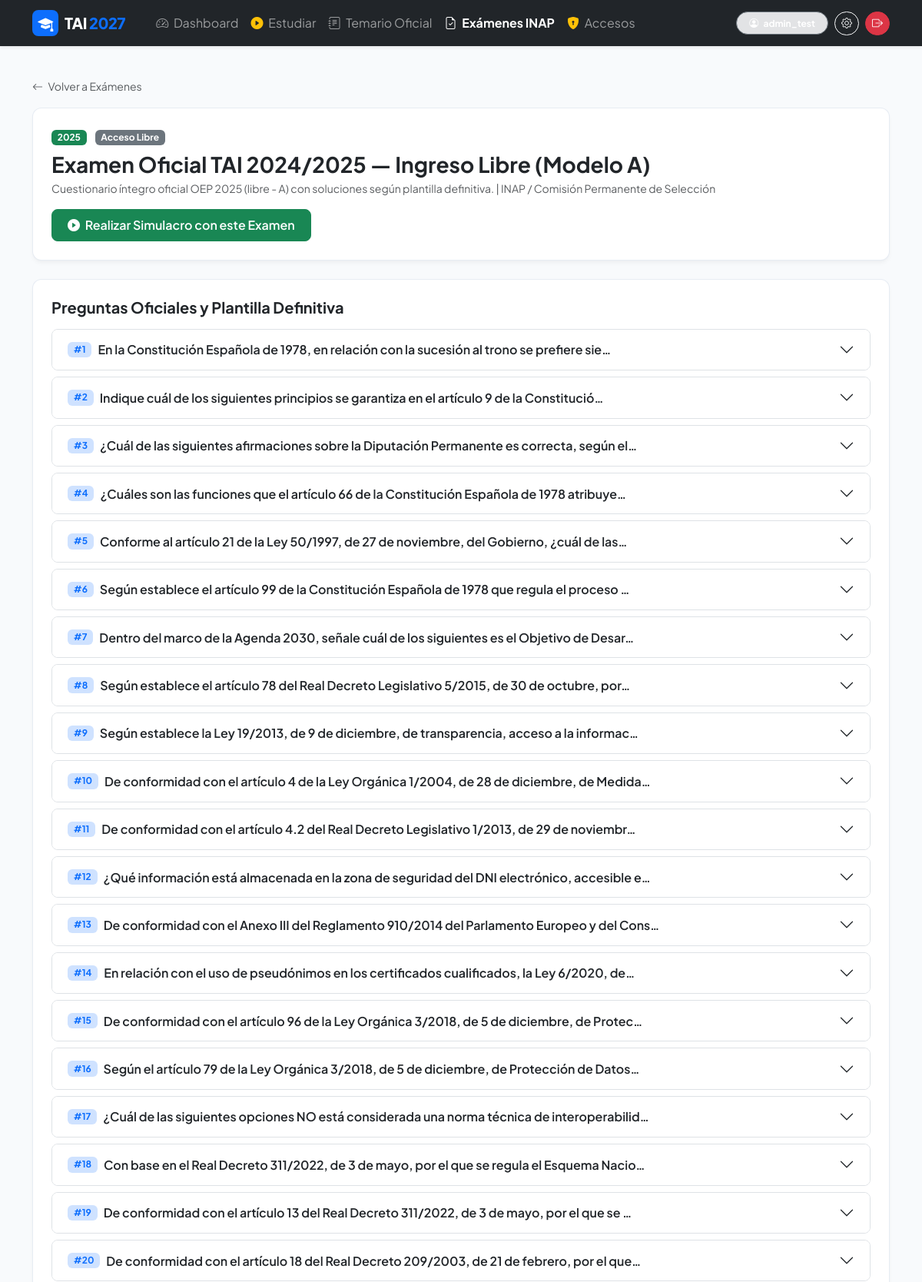
Screenshot of /examenes/24/ (signed in, upper part) with the database file from the repository.
### examenes/models.py (models this page shows, shortened)
class Examen(models.Model):
    CONVOCATORIA_CHOICES = [
        ('libre', 'Acceso Libre'),
        ('promocion', 'Promoción Interna'),
        ('estabilizacion', 'Estabilización'),
        ('extraordinaria', 'Convocatoria Extraordinaria'),
    ]
    MODELO_CHOICES = [
        ('A', 'Modelo A'),
        ('B', 'Modelo B'),
        ('U', 'Modelo Único'),
    ]
    año = models.PositiveIntegerField(help_text="Año de la convocatoria oficial (ej: 2024, 2023...)")
    convocatoria = models.CharField(max_length=50, choices=CONVOCATORIA_CHOICES, default='libre')
    modelo = models.CharField(max_length=10, choices=MODELO_CHOICES, default='A', help_text="Variante de examen (Modelo A / Modelo B)")
    tipo = models.CharField(max_length=100, default='Primer Ejercicio TAI (Cuestionario 100 preguntas)')
    organismo = models.CharField(max_length=100, default='INAP / Comisión Permanente de Selección')
    url_oficial = models.URLField(blank=True, help_text="Enlace a la web oficial del INAP donde se publicó")
    url_plantilla = models.URLField(blank=True, help_text="Enlace a la plantilla correctora definitiva oficial")
    descripcion = models.CharField(max_length=255, blank=True)
    class Meta:
        verbose_name = "Examen Oficial"
        verbose_name_plural = "Exámenes Oficiales"
        ordering = ['-año', 'convocatoria', 'modelo']

class PreguntaExamen(models.Model):
    OPCION_CHOICES = [
        ('A', 'A'),
        ('B', 'B'),
        ('C', 'C'),
        ('D', 'D'),
    ]
    examen = models.ForeignKey(Examen, on_delete=models.CASCADE, related_name='preguntas')
    numero = models.PositiveIntegerField(help_text="Número de orden en el examen original (ej: 1 a 100)")
    pregunta = models.TextField(help_text="Texto completo del enunciado oficial")
    opcion_a = models.TextField(help_text="Opción A")
    opcion_b = models.TextField(help_text="Opción B")
    opcion_c = models.TextField(help_text="Opción C")
    opcion_d = models.TextField(help_text="Opción D")
    opcion_correcta = models.CharField(max_length=1, choices=OPCION_CHOICES, help_text="Respuesta según plantilla oficial definitiva")
    tema = models.ForeignKey('temario.Tema', on_delete=models.SET_NULL, null=True, blank=True, related_name='preguntas_examen')
    explicacion_oficial = models.TextField(blank=True, help_text="Justificación normativa o técnica con artículo/guía aplicable")
    anulada = models.BooleanField(default=False, help_text="Marcar si fue anulada por la Comisión del INAP")
    class Meta:
        verbose_name = "Pregunta de Examen"
        verbose_name_plural = "Preguntas de Examen"
        ordering = ['examen__año', 'examen__modelo', 'numero']
        unique_together = ('examen', 'numero')

### examenes/views.py (the view)
# urls.py: path('<int:pk>/', ExamenDetailView.as_view(), name='detalle'),
class ExamenDetailView(LoginRequiredMixin, DetailView):
    model = Examen
    template_name = "examenes/examen_detail.html"
    context_object_name = "examen"

### accounts/context_processors.py (called while the page is built)
def access_requests_processor(request):
    if hasattr(request, 'user') and request.user.is_authenticated and (request.user.is_staff or request.user.is_superuser):
        count = Invitacion.objects.filter(activo=False).count()
        return {
            'solicitudes_pendientes_count': count
        }
    return {
        'solicitudes_pendientes_count': 0
    }

### templates/examenes/examen_detail.html (shortened to what this page needs)
{% extends "base.html" %}
{% block content %}
<div class="mb-3">
    <a href="{% url 'examenes:lista' %}" class="text-decoration-none text-muted small">
        <i class="bi bi-arrow-left me-1"></i> Volver a Exámenes
    </a>
</div>
<div class="card card-custom p-4 bg-white mb-4">
    <div class="d-flex flex-wrap justify-content-between align-items-center gap-3">
        <div>
            <span class="badge bg-success me-2">{{ examen.año }}</span>
            <span class="badge bg-secondary">{{ examen.get_convocatoria_display }}</span>
            <h3 class="fw-bold text-dark mt-2 mb-1">{{ examen.tipo }}</h3>
            <div class="text-muted small">
                {{ examen.descripcion }} | {{ examen.organismo }}
            </div>
        </div>
        <div>
            <a href="{% url 'estudio:test_examen' %}" class="btn btn-success btn-tai">
                <i class="bi bi-play-circle-fill me-1"></i> Realizar Simulacro con este Examen
            </a>
        </div>
    </div>
</div>
<div class="card card-custom p-4 bg-white">
    <h5 class="fw-bold text-dark mb-3">Preguntas Oficiales y Plantilla Definitiva</h5>
    <div class="accordion" id="accordionPreguntas">
        {% for p in examen.preguntas.all %}
        <div class="accordion-item mb-2 border rounded-3 overflow-hidden">
            <h2 class="accordion-header" id="heading{{ p.id }}">
                <button class="accordion-button collapsed py-3" type="button" data-bs-toggle="collapse" data-bs-target="#collapse{{ p.id }}" aria-expanded="false" aria-controls="collapse{{ p.id }}">
                    <div class="d-flex align-items-center gap-2 text-start">
                        <span class="badge bg-primary-subtle text-primary">#{{ p.numero }}</span>
                        <span class="text-dark fw-semibold">{{ p.pregunta|truncatechars:90 }}</span>
                    </div>
                </button>
            </h2>
        </div>
        {% endfor %}
    </div>
</div>
{% endblock %}

### templates/base.html (shortened to what this page needs)
<!DOCTYPE html>
<html lang="es" data-bs-theme="light">
<head>
    <link href="https://cdn.jsdelivr.net/npm/bootstrap@5.3.3/dist/css/bootstrap.min.css" rel="stylesheet">
    <link rel="stylesheet" href="https://cdn.jsdelivr.net/npm/bootstrap-icons@1.11.3/font/bootstrap-icons.min.css">
</head>
<body>
    <nav class="navbar navbar-expand-lg navbar-dark bg-dark sticky-top shadow-sm py-2">
        <div class="container">
            <a class="navbar-brand d-flex align-items-center gap-2" href="{% if user.is_authenticated %}{% url 'dashboard' %}{% else %}{% url 'landing' %}{% endif %}">
                <span class="bg-primary text-white p-2 rounded-3 d-inline-flex align-items-center justify-content-center" style="width: 34px; height: 34px;">
                    <i class="bi bi-mortarboard-fill"></i>
                </span>
                <span>TAI <span class="text-primary">2027</span></span>
            </a>
            <div class="collapse navbar-collapse" id="navbarMain">
                {% if user.is_authenticated %}
                <ul class="navbar-nav me-auto mb-2 mb-lg-0 ms-lg-3">
                    <li class="nav-item">
                        <a class="nav-link {% if request.resolver_match.url_name == 'dashboard' %}active text-white fw-bold{% endif %}" href="{% url 'dashboard' %}">
                            <i class="bi bi-speedometer2 me-1"></i> Dashboard
                        </a>
                    </li>
                    <li class="nav-item">
                        <a class="nav-link {% if 'estudio' in request.path %}active text-white fw-bold{% endif %}" href="{% url 'estudio:seleccionar_sesion' %}">
                            <i class="bi bi-play-circle-fill text-warning me-1"></i> Estudiar
                        </a>
                    </li>
                    <li class="nav-item">
                        <a class="nav-link {% if 'temario' in request.path %}active text-white fw-bold{% endif %}" href="{% url 'temario:lista' %}">
                            <i class="bi bi-journal-text me-1"></i> Temario Oficial
                        </a>
                    </li>
                    <li class="nav-item">
                        <a class="nav-link {% if 'examenes' in request.path %}active text-white fw-bold{% endif %}" href="{% url 'examenes:lista' %}">
                            <i class="bi bi-file-earmark-check me-1"></i> Exámenes INAP
                        </a>
                    </li>
                    {% if user.is_staff or user.is_superuser %}
                    <li class="nav-item">
                        <a class="nav-link {% if 'gestion-accesos' in request.path %}active text-white fw-bold{% endif %}" href="{% url 'accounts:gestion_accesos' %}">
                            <i class="bi bi-shield-lock-fill text-warning me-1"></i> Accesos
                        </a>
                    </li>
                    {% endif %}
                </ul>
                <div class="d-flex align-items-center gap-2">
                    <span class="badge bg-secondary-subtle text-white border border-secondary px-3 py-2 rounded-pill">
                        <i class="bi bi-person-circle me-1"></i> {{ user.username }}
                    </span>
                    <a href="{% url 'accounts:perfil' %}" class="btn btn-outline-light btn-sm rounded-pill" title="Configurar Plan">
                        <i class="bi bi-gear"></i>
                    </a>
                    <a href="{% url 'account_logout' %}" class="btn btn-danger btn-sm rounded-pill" title="Cerrar sesión">
                        <i class="bi bi-box-arrow-right"></i>
                    </a>
                </div>
                {% endif %}
            </div>
        </div>
    </nav>
    <main class="container my-4 flex-grow-1">
        {% block content %}{% endblock %}
    </main>
</body>
</html>

### templates/base.html (style rules this page uses)
:root { --tai-primary: #0d6efd; --tai-primary-dark: #0a58ca; --tai-bg: #f8fafc; --tai-card-bg: #ffffff; }
body { font-family: 'Plus Jakarta Sans', -apple-system, BlinkMacSystemFont, "Segoe UI", Roboto, sans-serif; background-color: var(--tai-bg); color: #1e293b; min-height: 100vh; display: flex; flex-direction: column; padding-bottom: env(safe-area-inset-bottom); -webkit-font-smoothing: antialiased; }
.navbar-brand { font-weight: 800; letter-spacing: -0.5px; }
.card-custom { border: 1px solid rgba(226, 232, 240, 0.8); border-radius: 12px; box-shadow: 0 4px 6px -1px rgba(0, 0, 0, 0.04), 0 2px 4px -1px rgba(0, 0, 0, 0.02); transition: all 0.2s ease-in-out; }
.btn-tai { font-weight: 600; border-radius: 8px; padding: 0.5rem 1.25rem; }

### rows the page displays
Examen: año "2025", convocatoria "Acceso Libre", tipo "Examen Oficial TAI 2024/2025 — Ingreso Libre (Modelo A)", descripcion "Cuestionario íntegro oficial OEP 2025 (libre - A) con soluciones según plantilla definitiva.", organismo "INAP / Comisión Permanente de Selección"
PreguntaExamen: numero "1", pregunta "En la Constitución Española de 1978, en relación con la sucesión al trono se prefiere sie…"
PreguntaExamen: numero "2", pregunta "Indique cuál de los siguientes principios se garantiza en el artículo 9 de la Constitució…"
PreguntaExamen: numero "3", pregunta "¿Cuál de las siguientes afirmaciones sobre la Diputación Permanente es correcta, según el…"
PreguntaExamen: numero "4", pregunta "¿Cuáles son las funciones que el artículo 66 de la Constitución Española de 1978 atribuye…"
PreguntaExamen: numero "5", pregunta "Conforme al artículo 21 de la Ley 50/1997, de 27 de noviembre, del Gobierno, ¿cuál de las…"
PreguntaExamen: numero "6", pregunta "Según establece el artículo 99 de la Constitución Española de 1978 que regula el proceso …"
PreguntaExamen: numero "7", pregunta "Dentro del marco de la Agenda 2030, señale cuál de los siguientes es el Objetivo de Desar…"
PreguntaExamen: numero "8", pregunta "Según establece el artículo 78 del Real Decreto Legislativo 5/2015, de 30 de octubre, por…"
PreguntaExamen: numero "9", pregunta "Según establece la Ley 19/2013, de 9 de diciembre, de transparencia, acceso a la informac…"
PreguntaExamen: numero "10", pregunta "De conformidad con el artículo 4 de la Ley Orgánica 1/2004, de 28 de diciembre, de Medida…"
PreguntaExamen: numero "11", pregunta "De conformidad con el artículo 4.2 del Real Decreto Legislativo 1/2013, de 29 de noviembr…"
PreguntaExamen: numero "12", pregunta "¿Qué información está almacenada en la zona de seguridad del DNI electrónico, accesible e…"
PreguntaExamen: numero "13", pregunta "De conformidad con el Anexo III del Reglamento 910/2014 del Parlamento Europeo y del Cons…"
PreguntaExamen: numero "14", pregunta "En relación con el uso de pseudónimos en los certificados cualificados, la Ley 6/2020, de…"
PreguntaExamen: numero "15", pregunta "De conformidad con el artículo 96 de la Ley Orgánica 3/2018, de 5 de diciembre, de Protec…"
PreguntaExamen: numero "16", pregunta "Según el artículo 79 de la Ley Orgánica 3/2018, de 5 de diciembre, de Protección de Datos…"
PreguntaExamen: numero "17", pregunta "¿Cuál de las siguientes opciones NO está considerada una norma técnica de interoperabilid…"
PreguntaExamen: numero "18", pregunta "Con base en el Real Decreto 311/2022, de 3 de mayo, por el que se regula el Esquema Nacio…"
PreguntaExamen: numero "19", pregunta "De conformidad con el artículo 13 del Real Decreto 311/2022, de 3 de mayo, por el que se …"
PreguntaExamen: numero "20", pregunta "De conformidad con el artículo 18 del Real Decreto 209/2003, de 21 de febrero, por el que…"

### other values shown
{{ user.username }} "admin_test"
